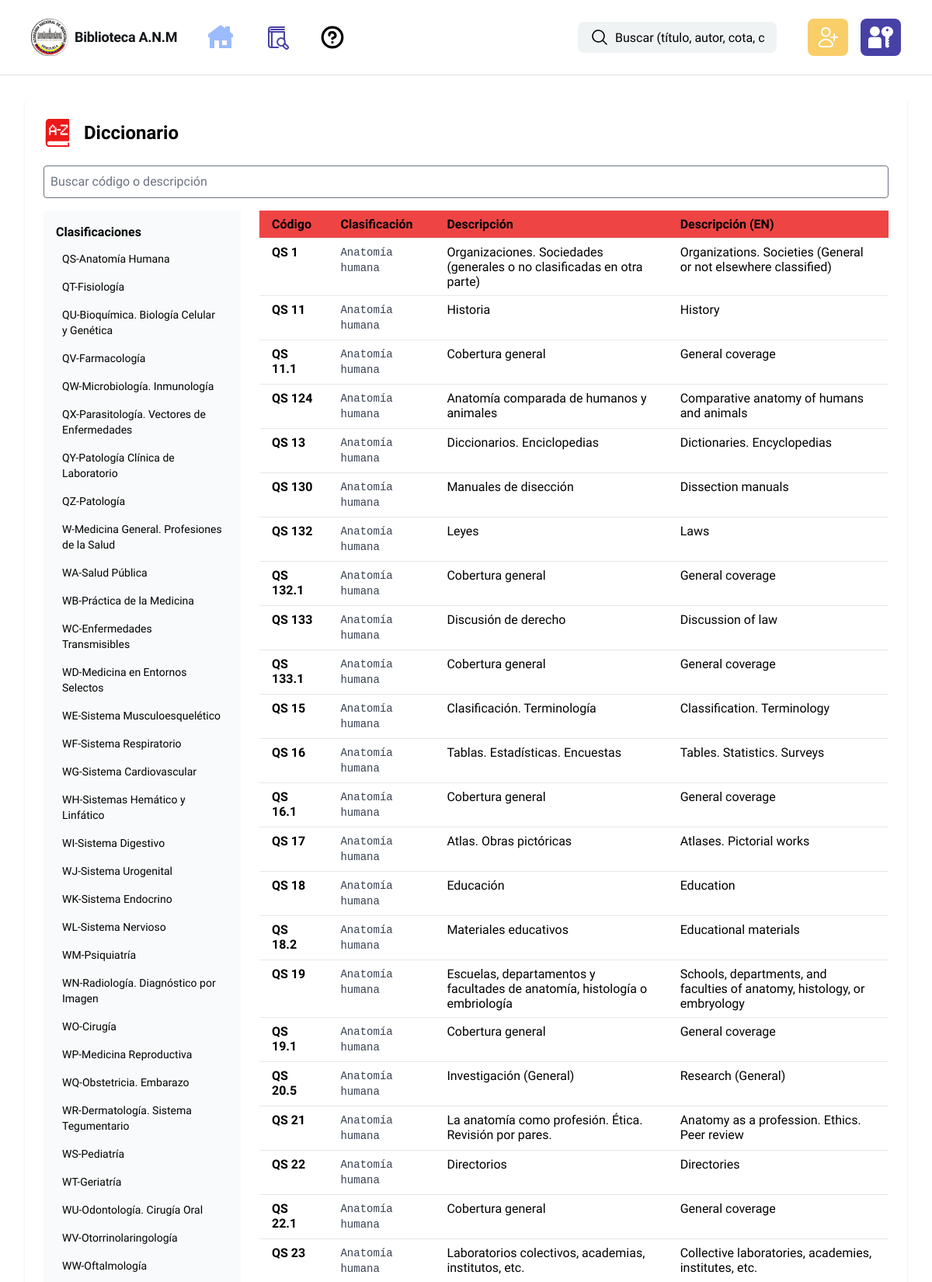
Page /dictionary/ (upper part) on the committed database.
### tasks/models.py (models this page shows, shortened)
class DictionaryEntry(models.Model):
    codigo = models.CharField(max_length=200, unique=True, db_index=True)
    descripcion = models.TextField(blank=True)
    descripcion_en = models.TextField(blank=True)
    clasificacion = models.CharField(max_length=200, blank=True)
    is_active = models.BooleanField('activo', default=True, help_text='Desmarcar para inhabilitar esta entrada del diccionario')
    class Meta:
        ordering = ['codigo']

### tasks/views.py (the view)
# urls.py: path('dictionary/', views.dictionary_view, name='dictionary'),
def dictionary_view(request):
    q = request.GET.get('q', '').strip()
    clas = request.GET.get('clas', '').strip()
    qs = DictionaryEntry.objects.filter(is_active=True)
    if q:
        qs = qs.filter(Q(codigo__icontains=q) | Q(descripcion__icontains=q) | Q(descripcion_en__icontains=q))
    if clas:
        code = clas.split('-', 1)[0].strip()
        qs = qs.filter(
            Q(clasificacion__icontains=clas) | Q(clasificacion__icontains=code) | Q(codigo__istartswith=code)
        )
    from django.core.paginator import Paginator
    paginator = Paginator(qs, 50)
    page = request.GET.get('page')
    page_obj = paginator.get_page(page)
    classification_list = [
        'QS-Anatomía Humana', 'QT-Fisiología', 'QU-Bioquímica. Biología Celular y Genética',
        'QV-Farmacología', 'QW-Microbiología. Inmunología', 'QX-Parasitología. Vectores de Enfermedades',
        'QY-Patología Clínica de Laboratorio', 'QZ-Patología', 'W-Medicina General. Profesiones de la Salud',
        'WA-Salud Pública', 'WB-Práctica de la Medicina', 'WC-Enfermedades Transmisibles',
        'WD-Medicina en Entornos Selectos', 'WE-Sistema Musculoesquelético', 'WF-Sistema Respiratorio',
        'WG-Sistema Cardiovascular', 'WH-Sistemas Hemático y Linfático', 'WI-Sistema Digestivo',
        'WJ-Sistema Urogenital', 'WK-Sistema Endocrino', 'WL-Sistema Nervioso', 'WM-Psiquiatría',
        'WN-Radiología. Diagnóstico por Imagen', 'WO-Cirugía', 'WP-Medicina Reproductiva',
        'WQ-Obstetricia. Embarazo', 'WR-Dermatología. Sistema Tegumentario', 'WS-Pediatría',
        'WT-Geriatría', 'WU-Odontología. Cirugía Oral', 'WV-Otorrinolaringología', 'WW-Oftalmología',
        'WX-Hospitales y Otros Centros de Salud', 'WY-Enfermería', 'WZ-Historia de la Medicina. Miscelánea Médica'
    ]
    return render(request, 'dictionary.html', {
        'entries': page_obj,
        'q': q,
        'selected_clas': clas,
        'classification_list': classification_list,
    })

### tasks/templates/dictionary.html (shortened to what this page needs)
{% extends 'base.html' %}
{% block content %}
<main class="px-8 py-8">
  <div class="max-w-8xl mx-auto bg-white p-6 rounded shadow">
    <div class="inline-flex items-center space-x-4 mb-6">
              <h1 class="text-2xl font-bold">Diccionario</h1>
            </div>
    <form method="get" class="mb-4">
      <input type="text" name="q" value="{{ q|default:'' }}" placeholder="Buscar código o descripción" class="w-full p-2 border rounded" />
    </form>
    <div class="grid grid-cols-1 lg:grid-cols-4 gap-6">
      <aside class="lg:col-span-1 bg-gray-50 p-4 rounded">
        <h3 class="font-semibold mb-2">Clasificaciones</h3>
        <ul class="text-sm space-y-2">
          {% for item in classification_list %}
            <li>
              <a href="?clas={{ item }}{% if q %}&q={{ q }}{% endif %}" class="block px-2 py-1 rounded hover:bg-gray-100 {% if selected_clas == item %}bg-blue-50 font-semibold{% endif %}">{{ item }}</a>
            </li>
          {% endfor %}
        </ul>
      </aside>
      <div class="lg:col-span-3 overflow-x-auto">
        <table class="w-full table-auto border-collapse">
        <thead>
          <tr class="bg-red-500">
            <th class="px-4 py-2 text-left">Código</th>
            <th class="px-4 py-2 text-left">Clasificación</th>
            <th class="px-4 py-2 text-left">Descripción</th>
            <th class="px-4 py-2 text-left">Descripción (EN)</th>
          </tr>
        </thead>
        <tbody>
          {% for e in entries %}
          <tr class="border-t">
            <td class="px-4 py-2 align-top font-semibold">{{ e.codigo }}</td>
            <td class="px-4 py-2 align-top font-mono text-sm text-gray-700">{{ e.clasificacion }}</td>
            <td class="px-4 py-2 align-top">{{ e.descripcion|linebreaksbr }}</td>
            <td class="px-4 py-2 align-top">{{ e.descripcion_en|linebreaksbr }}</td>
          </tr>
          {% empty %}
          <tr>
            <td colspan="4" class="px-4 py-6 text-center text-gray-600">No hay entradas en el diccionario.</td>
          </tr>
          {% endfor %}
        </tbody>
      </table>
    </div>
</div>
  </div>
</main>
{% endblock %}

### rows in the picture
DictionaryEntry: codigo "QS 1", clasificacion "Anatomía humana", descripcion "Organizaciones. Sociedades (generales o no clasificadas en otra parte)", descripcion_en "Organizations. Societies (General or not elsewhere classified)"
DictionaryEntry: codigo "QS 11", clasificacion "Anatomía humana", descripcion "Historia", descripcion_en "History"
DictionaryEntry: codigo "QS 11.1", clasificacion "Anatomía humana", descripcion "Cobertura general", descripcion_en "General coverage"
DictionaryEntry: codigo "QS 124", clasificacion "Anatomía humana", descripcion "Anatomía comparada de humanos y animales", descripcion_en "Comparative anatomy of humans and animals"
DictionaryEntry: codigo "QS 13", clasificacion "Anatomía humana", descripcion "Diccionarios. Enciclopedias", descripcion_en "Dictionaries. Encyclopedias"
DictionaryEntry: codigo "QS 130", clasificacion "Anatomía humana", descripcion "Manuales de disección", descripcion_en "Dissection manuals"
DictionaryEntry: codigo "QS 132", clasificacion "Anatomía humana", descripcion "Leyes", descripcion_en "Laws"
DictionaryEntry: codigo "QS 132.1", clasificacion "Anatomía humana", descripcion "Cobertura general", descripcion_en "General coverage"
DictionaryEntry: codigo "QS 133", clasificacion "Anatomía humana", descripcion "Discusión de derecho", descripcion_en "Discussion of law"
DictionaryEntry: codigo "QS 133.1", clasificacion "Anatomía humana", descripcion "Cobertura general", descripcion_en "General coverage"
DictionaryEntry: codigo "QS 15", clasificacion "Anatomía humana", descripcion "Clasificación. Terminología", descripcion_en "Classification. Terminology"
DictionaryEntry: codigo "QS 16", clasificacion "Anatomía humana", descripcion "Tablas. Estadísticas. Encuestas", descripcion_en "Tables. Statistics. Surveys"
DictionaryEntry: codigo "QS 16.1", clasificacion "Anatomía humana", descripcion "Cobertura general", descripcion_en "General coverage"
DictionaryEntry: codigo "QS 17", clasificacion "Anatomía humana", descripcion "Atlas. Obras pictóricas", descripcion_en "Atlases. Pictorial works"
DictionaryEntry: codigo "QS 18", clasificacion "Anatomía humana", descripcion "Educación", descripcion_en "Education"
DictionaryEntry: codigo "QS 18.2", clasificacion "Anatomía humana", descripcion "Materiales educativos", descripcion_en "Educational materials"
DictionaryEntry: codigo "QS 19", clasificacion "Anatomía humana", descripcion "Escuelas, departamentos y facultades de anatomía, histología o embriología", descripcion_en "Schools, departments, and faculties of anatomy, histology, or embryology"
DictionaryEntry: codigo "QS 19.1", clasificacion "Anatomía humana", descripcion "Cobertura general", descripcion_en "General coverage"
DictionaryEntry: codigo "QS 20.5", clasificacion "Anatomía humana", descripcion "Investigación (General)", descripcion_en "Research (General)"
DictionaryEntry: codigo "QS 21", clasificacion "Anatomía humana", descripcion "La anatomía como profesión. Ética. Revisión por pares.", descripcion_en "Anatomy as a profession. Ethics. Peer review"
DictionaryEntry: codigo "QS 22", clasificacion "Anatomía humana", descripcion "Directorios", descripcion_en "Directories"
DictionaryEntry: codigo "QS 22.1", clasificacion "Anatomía humana", descripcion "Cobertura general", descripcion_en "General coverage"
DictionaryEntry: codigo "QS 23", clasificacion "Anatomía humana", descripcion "Laboratorios colectivos, academias, institutos, etc.", descripcion_en "Collective laboratories, academies, institutes, etc."

### other values in the picture
{{ item }} "QS-Anatomía Humana" "QT-Fisiología" "QU-Bioquímica. Biología Celular y Genética" "QV-Farmacología" "QW-Microbiología. Inmunología" "QX-Parasitología. Vectores de Enfermedades" "QY-Patología Clínica de Laboratorio" "QZ-Patología" "W-Medicina General. Profesiones de la Salud" "WA-Salud Pública" "WB-Práctica de la Medicina" "WC-Enfermedades Transmisibles" "WD-Medicina en Entornos Selectos" "WE-Sistema Musculoesquelético" "WF-Sistema Respiratorio" "WG-Sistema Cardiovascular" "WH-Sistemas Hemático y Linfático" "WI-Sistema Digestivo" "WJ-Sistema Urogenital" "WK-Sistema Endocrino" "WL-Sistema Nervioso" "WM-Psiquiatría" "WN-Radiología. Diagnóstico por Imagen" "WO-Cirugía" "WP-Medicina Reproductiva" "WQ-Obstetricia. Embarazo" "WR-Dermatología. Sistema Tegumentario" "WS-Pediatría" "WT-Geriatría" "WU-Odontología. Cirugía Oral" "WV-Otorrinolaringología" "WW-Oftalmología"
